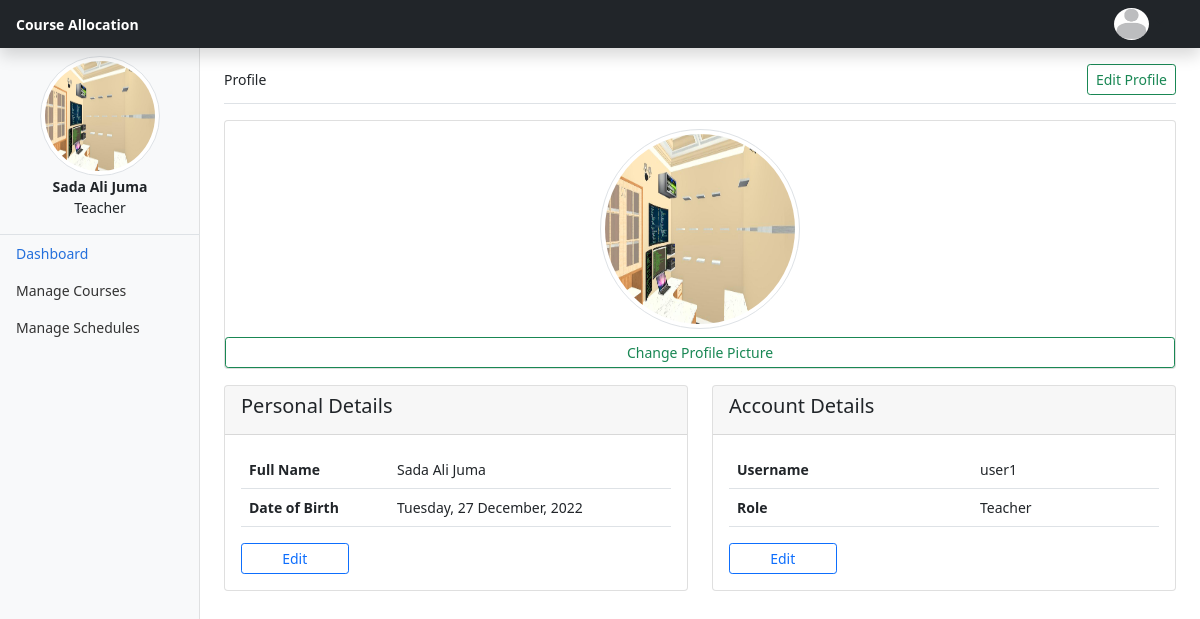
Screenshot of /profile.php (signed in) with the database file from the repository.
### tables this page shows
CREATE TABLE `users` (
  `userID` int(11) NOT NULL,
  `userName` varchar(20) DEFAULT NULL,
  `password` varchar(250) DEFAULT NULL,
  `roleID` int(11) DEFAULT NULL,
  `lastLogin` datetime DEFAULT NULL,
  `profile` varchar(50) DEFAULT NULL
);

CREATE TABLE `staffs` (
  `staffID` int(11) NOT NULL,
  `firstName` varchar(50) NOT NULL,
  `middleName` varchar(50) NOT NULL,
  `lastName` varchar(50) NOT NULL,
  `DOB` date NOT NULL,
  `userID` int(11) NOT NULL
);

CREATE TABLE `roles` (
  `roleID` int(11) NOT NULL,
  `roleName` varchar(20) DEFAULT NULL,
  `roleDescription` varchar(50) DEFAULT NULL
);

### profile.php (the view, shortened to what this page needs)
<!doctype html>
<html lang="en">
<head>
	<?php require_once("page_title.php"); ?>
</head>
<body>
	<?php
	include_once("header.php");
	?>
	<div class="container-fluid">
		<div class="row">
			<?php
			include_once("nav.php");
			?>
			<main class="col-md-9 ms-sm-auto col-lg-10 px-md-4">
				<div class="d-flex justify-content-between flex-wrap flex-md-nowrap align-items-center pt-3 pb-2 mb-3 border-bottom">
					<div>Profile
					</div>
					<div>
						<button type="button" class="btn btn-sm btn-outline-success" data-bs-toggle="modal" data-bs-target="#editProfileModal">Edit Profile</button>
					</div>
				</div>
				<div class="row">
					<div class="col-12">
						<?php
						require_once("handlers/connection.php");
						?>
						<?php
						try {
							$query = $conn->prepare("SELECT * FROM users u,staffs s,roles r WHERE u.userID=s.userID AND u.roleID=r.roleID AND u.userName=:name");
							$user = $_SESSION["user"];
							$query->execute(array(":name" => $user));
							$res = $query->fetch();
						?>
							<div class="card">
								<img src="<?php echo 'assets/profile/' . $res["profile"]; ?>" alt="" class="img rounded-circle img-thumbnail d-block mx-auto my-2" style="width: 200px;height: 200px;">
								<button type="button" class="btn btn-sm btn-outline-success" data-bs-toggle="modal" data-bs-target="#newProfileModal">Change Profile Picture</button>
							</div>
							<div class="row my-3">
								<div class="col-lg-6 col-12">
									<div class="card">
										<div class="card-header">
											<h5 class="card-title">Personal Details</h5>
										</div>
										<div class="card-body">
											<table class="table table-hover">
												<tr>
													<th>Full Name</th>
													<td><?php echo $res["firstName"] . " " . $res["middleName"] . " " . $res["lastName"]; ?></td>
												</tr>
												<tr>
													<th>Date of Birth</th>
													<td><?php echo date_format(date_create($res["DOB"]), " l, d F, Y") ?></td>
												</tr>
											</table>
											<button class="btn btn-outline-primary btn-sm w-25">Edit</button>
										</div>
									</div>
								</div>
								<div class="col-lg-6 col-12">
									<div class="card">
										<div class="card-header">
											<h5 class="card-title">Account Details</h5>
										</div>
										<div class="card-body">
											<table class="table table-hover">
												<tr>
													<th>Username</th>
													<td><?php echo $res["userName"]; ?></td>
												</tr>
												<tr>
													<th>Role</th>
													<td><?php echo $res["roleDescription"]; ?></td>
												</tr>
											</table>
											<button class="btn btn-outline-primary btn-sm w-25">Edit</button>
										</div>
									</div>
								</div>
							</div>
						<?php
						} catch (PDOException $e) {
						}
						?>
					</div>
				</div>
			</main>
		</div>
	</div>
</body>
</html>

### nav.php (shortened to what this page needs)
<?php
require_once("handlers/connection.php");
try {
	$query = $conn->prepare("SELECT * FROM users u,staffs s,roles r WHERE u.userID=s.userID AND u.roleID=r.roleID AND u.userName=:name");
	$user = $_SESSION["user"];
	$query->execute(array(":name" => $user));
	$res = $query->fetch();
} catch (PDOException $e) {
}
?>
<nav id="sidebarMenu" class="col-md-3 col-lg-2 d-md-block bg-light sidebar collapse">
	<img src="<?php echo 'assets/profile/' . $res["profile"]; ?>" alt="" class="img rounded-circle img-thumbnail d-block mx-auto mt-2" style="width: 120px;height: 120px;">
	<div class="d-block text-center">
		<strong class="font-weight-bold">
			<?php echo $res["firstName"] . " " . $res["middleName"] . " " . $res["lastName"]; ?>
		</strong>
		<p><?php echo $res["roleDescription"]; ?></p>
	</div>
	<div class="position-sticky border-top">
		<ul class="nav flex-column">
			<li class="nav-item">
				<a class="nav-link active" aria-current="page" href="dashboard.php">
					Dashboard
				</a>
			</li>
			<li class="nav-item">
				<a class="nav-link" href="courses.php">
					Manage Courses
				</a>
			</li>
			<li class="nav-item">
				<a class="nav-link" href="#">
					Manage Schedules
				</a>
			</li>
		</ul>
	</div>
</nav>

### assets/css/dashboard.css (style rules this page uses)
body { font-size: .875rem; }
.sidebar { position: fixed; top: 0; bottom: 0; left: 0; z-index: 100; padding: 48px 0 0; box-shadow: inset -1px 0 0 rgba(0, 0, 0, .1); }
.sidebar .nav-link { font-weight: 500; color: #333; }
.sidebar .nav-link.active { color: #2470dc; }

### rows the page displays
users: profile (picture), staffs.firstName "Sada", staffs.middleName "Ali", staffs.lastName "Juma", roleID.roleDescription "Teacher", staffs.DOB "Tuesday, 27 December, 2022", userName "user1"
